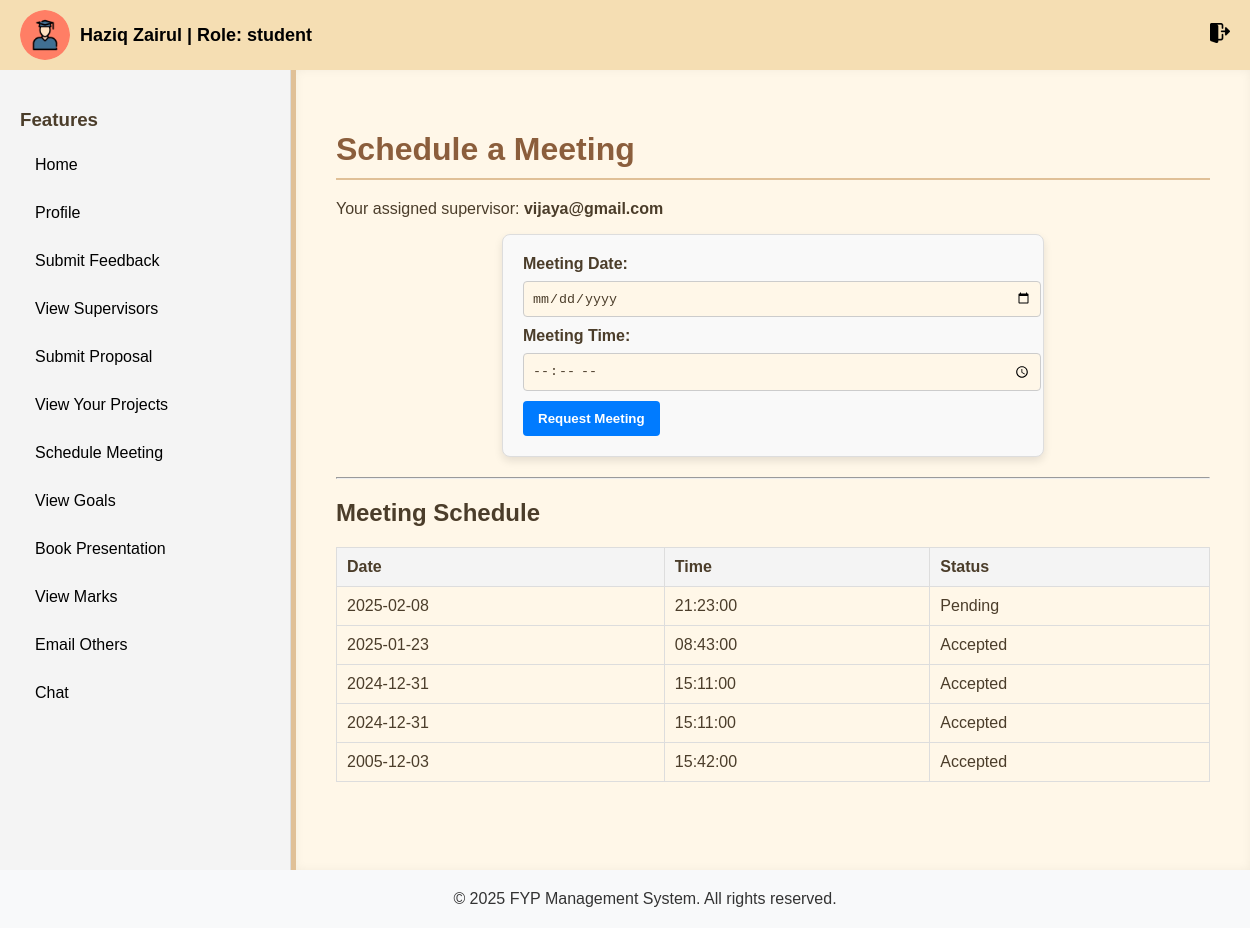
Page /student/schedule_meeting.php (signed in) on the earlier database version.
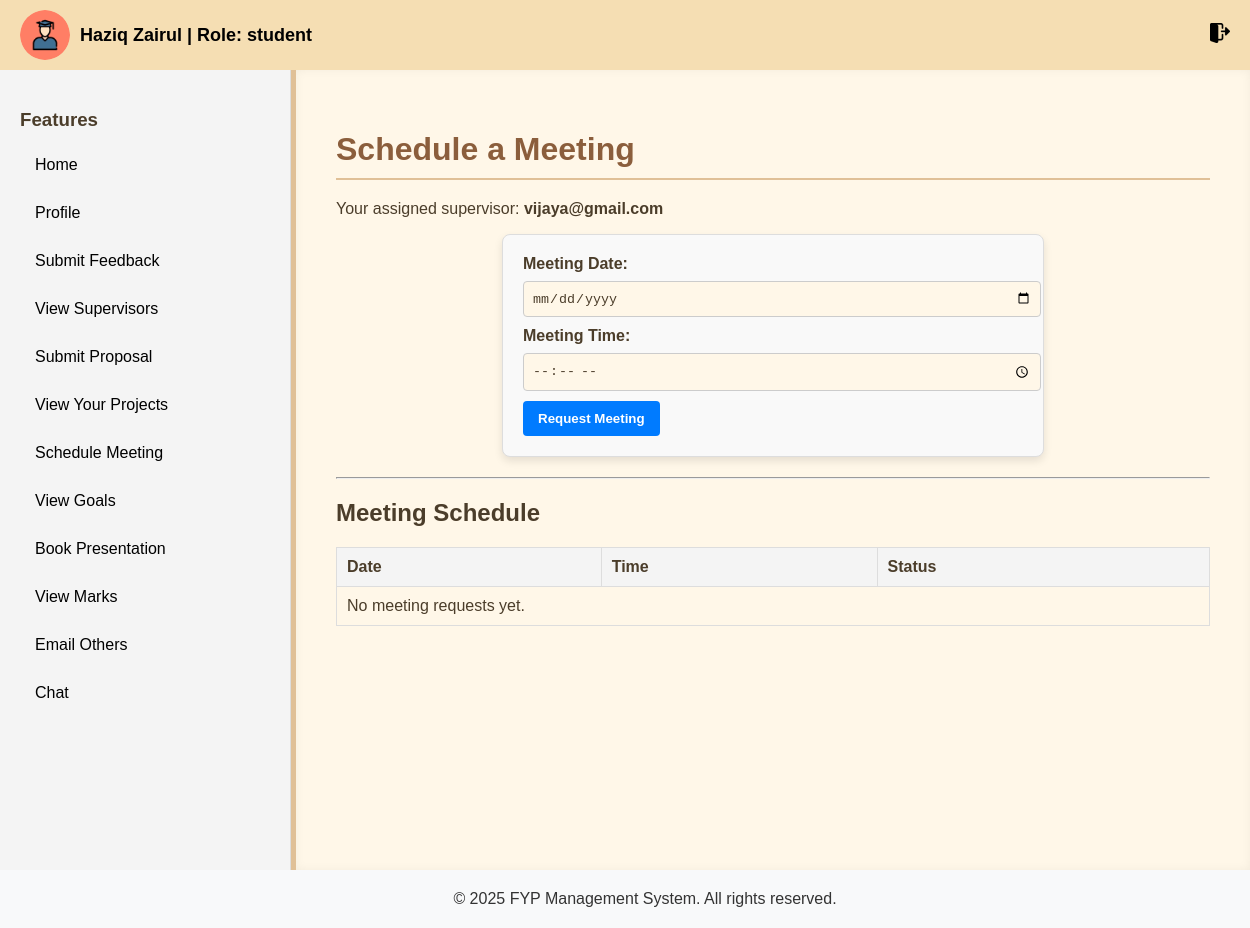
Same page on the later database version.
### tables this page shows
CREATE TABLE `meetings` (
  `meeting_id` int(11) NOT NULL,
  `student_id` int(11) NOT NULL,
  `assigned_sv_id` int(11) NOT NULL,
  `meeting_date` date NOT NULL,
  `meeting_time` time NOT NULL,
  `status` enum('accepted','rejected','pending') DEFAULT 'pending'
);

### student/schedule_meeting.php (the view, shortened to what this page needs)
<?php
include '../db_connection.php';
$student_id = $_SESSION['user_id'];
$supervisor_email = null;
$query = "SELECT u.email, p.assigned_sv AS supervisor_id
          FROM proposal p
          JOIN users u ON p.assigned_sv = u.id
          WHERE p.sender_id = ?";
if ($stmt = $conn->prepare($query)) {
    $stmt->bind_param('i', $student_id);
    $stmt->execute();
    $stmt->bind_result($supervisor_email, $supervisor_id_from_db);
}
$meetings = [];
$query = "SELECT meeting_id, meeting_date, meeting_time, status FROM meetings WHERE student_id = ?
          ORDER BY meeting_date DESC, meeting_time DESC";
if ($stmt = $conn->prepare($query)) {
    $stmt->bind_param('i', $student_id);
    $stmt->execute();
    $result = $stmt->get_result();
    $meetings = $result->fetch_all(MYSQLI_ASSOC);
}
?>
<!DOCTYPE html>
<html lang="en">
<head>
    <link rel="stylesheet" href="../css/dashboard.css">
    <link rel="stylesheet" href="../css/header.css">
</head>
<body>
    <?php include '../includes/header.php'; ?>
    <div class="dashboard-container">
        <?php include '../includes/sidebar.php'; ?>
        <div class="dashboard-main">
            <h1>Schedule a Meeting</h1>
            <?php if ($supervisor_email): ?>
                <p>Your assigned supervisor: <strong><?= htmlspecialchars($supervisor_email); ?></strong></p>
                <form action="schedule_meeting.php" method="POST">
                    <label for="meeting_date">Meeting Date:</label>
                    <input type="date" name="meeting_date" id="meeting_date" required>
                    <label for="meeting_time">Meeting Time:</label>
                    <input type="time" name="meeting_time" id="meeting_time" required>
                    <button type="submit">Request Meeting</button>
                </form>
            <?php else: ?>
                <p>No supervisor is assigned to you. Please contact your administrator.</p>
            <?php endif; ?>
            <hr>
            <h2>Meeting Schedule</h2>
            <table>
                <thead>
                    <tr>
                        <th>Date</th>
                        <th>Time</th>
                        <th>Status</th>
                    </tr>
                </thead>
                <tbody>
                    <?php if (!empty($meetings)): ?>
                        <?php foreach ($meetings as $meeting): ?>
                            <tr>
                                <td><?= htmlspecialchars($meeting['meeting_date']); ?></td>
                                <td><?= htmlspecialchars($meeting['meeting_time']); ?></td>
                                <td><?= htmlspecialchars(ucfirst($meeting['status'])); ?></td>
                            </tr>
                        <?php endforeach; ?>
                    <?php else: ?>
                        <tr>
                            <td colspan="3">No meeting requests yet.</td>
                        </tr>
                    <?php endif; ?>
                </tbody>
            </table>
        </div>
    </div>
    <?php include '../includes/footer.php'; ?>
</body>
</html>

Differences in the rows shown:
removed meetings: meeting_date "2025-02-08", meeting_time "21:23:00", status "Pending"
removed meetings: meeting_date "2025-01-23", meeting_time "08:43:00", status "Accepted"
removed meetings: meeting_date "2024-12-31", meeting_time "15:11:00", status "Accepted"
removed meetings: meeting_date "2024-12-31", meeting_time "15:11:00", status "Accepted"
removed meetings: meeting_date "2005-12-03", meeting_time "15:42:00", status "Accepted"
Other differences:
text now shown: "No meeting requests yet."
